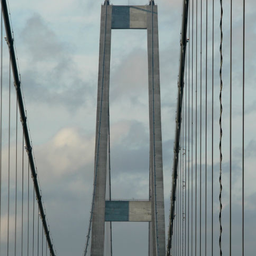
#> input picture data/reference_TheWorld50_balanced10/bridge/bridge_01.png, 256 x 256 px; its folder holds only this picture in this run
$ python -i common.py   (imports and definitions only)
#> lines starting #> are read from the running program, lines starting #| are printed output that depends on the picture
import os
import cv2
import numpy as np


IMAGE_EXTENSIONS = {".png", ".jpg", ".jpeg", ".bmp", ".tif", ".tiff"}


def list_images(folder: str):
    files = []
    for name in sorted(os.listdir(folder)):
        path = os.path.join(folder, name)
        ext = os.path.splitext(name.lower())[1]
        if os.path.isfile(path) and ext in IMAGE_EXTENSIONS:
            files.append(path)
    return files


def read_base_steps(image_path: str, size=(128, 128)):
#> called with size = (128, 128)
    img = cv2.imread(image_path, cv2.IMREAD_COLOR)
#> img is the input picture: shape (256, 256, 3); mean B, G, R 150.2, 149.8, 138.9
    if img is None:
        raise FileNotFoundError(f"Не удалось прочитать изображение: {image_path}")

    gray = cv2.cvtColor(img, cv2.COLOR_BGR2GRAY)
    gray_resized = cv2.resize(gray, size, interpolation=cv2.INTER_AREA)
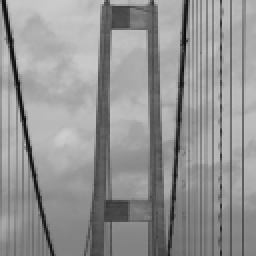
#> gray_resized: shape (128, 128) (shown 2 times larger); min 10, max 206, mean 146.7

    mean_brightness_raw = float(np.mean(gray_resized))
#> mean_brightness_raw = 146.7
    median_raw = float(np.median(gray_resized))
#> median_raw = 156
    std_raw = float(np.std(gray_resized))
#> std_raw = 38.52
    p10_raw = float(np.percentile(gray_resized, 10))
#> p10_raw = 89
    p90_raw = float(np.percentile(gray_resized, 90))
#> p90_raw = 186

    gray_norm = cv2.normalize(gray_resized, None, 0, 255, cv2.NORM_MINMAX)
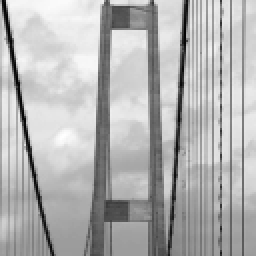
#> gray_norm: shape (128, 128) (shown 2 times larger); min 0, max 255, mean 177.8

    return {
        "original_bgr": img,
        "gray": gray,
        "gray_resized": gray_resized,
        "gray_norm": gray_norm,
        "mean_brightness_raw": mean_brightness_raw,
        "median_raw": median_raw,
        "std_raw": std_raw,
        "p10_raw": p10_raw,
        "p90_raw": p90_raw,
    }


def apply_blur(gray: np.ndarray, blur_ksize: int = 3) -> np.ndarray:
    if blur_ksize and blur_ksize > 1:
        if blur_ksize % 2 == 0:
            raise ValueError("blur_ksize должен быть нечетным: 3, 5, 7 ...")
        return cv2.GaussianBlur(gray, (blur_ksize, blur_ksize), 0)
    return gray.copy()

>>> result = read_base_steps('../../data/reference_TheWorld50_balanced10/bridge/bridge_01.png')
#> result = 9 items

$ run again, on data/reference_TheWorld50_balanced10/bridge/bridge_02.png
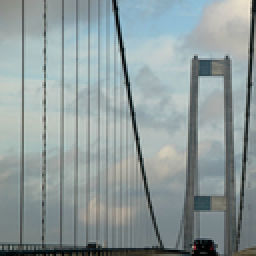
#> input picture data/reference_TheWorld50_balanced10/bridge/bridge_02.png, 128 x 128 px (shown 2 times larger)
#> in read_base_steps, img is the input picture: shape (128, 128, 3); mean B, G, R 154.7, 154.5, 142.3
#> in read_base_steps, `gray = cv2.cvtColor(img, cv2.COLOR_BGR2GRAY)`:
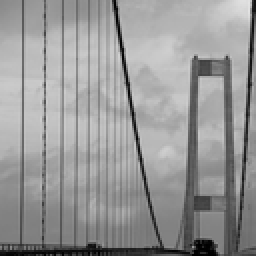
#> gray: shape (128, 128) (shown 2 times larger); min 0, max 227, mean 150.9
#> mean_brightness_raw = 150.9
#> median_raw = 162
#> std_raw = 41.93
#> p10_raw = 89
#> p90_raw = 192
#> in read_base_steps, `gray_norm = cv2.normalize(gray_resized, None, 0, 255, cv2.NORM_MINMAX)`:
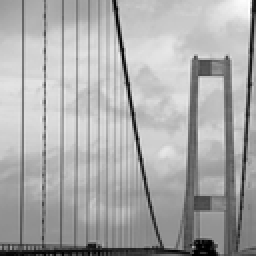
#> gray_norm: shape (128, 128) (shown 2 times larger); min 0, max 255, mean 169.5
#> result = 9 items

$ run again, on data/reference_TheWorld50_balanced10/bridge/bridge_08.png
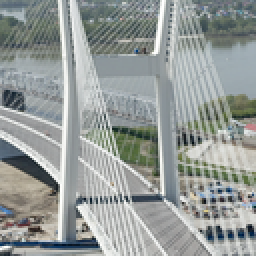
#> input picture data/reference_TheWorld50_balanced10/bridge/bridge_08.png, 128 x 128 px (shown 2 times larger)
#> in read_base_steps, img is the input picture: shape (128, 128, 3); mean B, G, R 152.7, 154.9, 149.3
#> in read_base_steps, `gray = cv2.cvtColor(img, cv2.COLOR_BGR2GRAY)`:
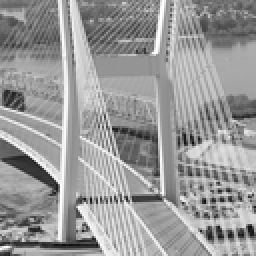
#> gray: shape (128, 128) (shown 2 times larger); min 8, max 255, mean 153
#> mean_brightness_raw = 153
#> median_raw = 156
#> std_raw = 42.8
#> p10_raw = 97
#> p90_raw = 207
#> result = 9 items

$ run again, on data/reference_TheWorld50_balanced10/bridge/bridge_09.png
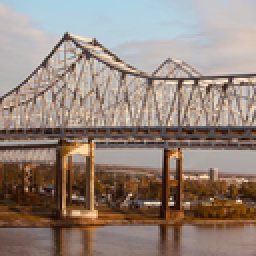
#> input picture data/reference_TheWorld50_balanced10/bridge/bridge_09.png, 128 x 128 px (shown 2 times larger)
#> in read_base_steps, img is the input picture: shape (128, 128, 3); mean B, G, R 122.5, 132.4, 148.3
#> in read_base_steps, `gray = cv2.cvtColor(img, cv2.COLOR_BGR2GRAY)`:
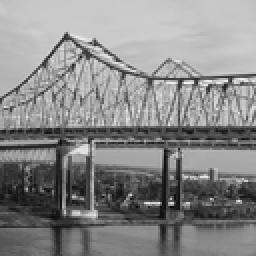
#> gray: shape (128, 128) (shown 2 times larger); min 6, max 248, mean 136.1
#> mean_brightness_raw = 136.1
#> median_raw = 143
#> std_raw = 55.6
#> p10_raw = 55
#> p90_raw = 200
#> result = 9 items
